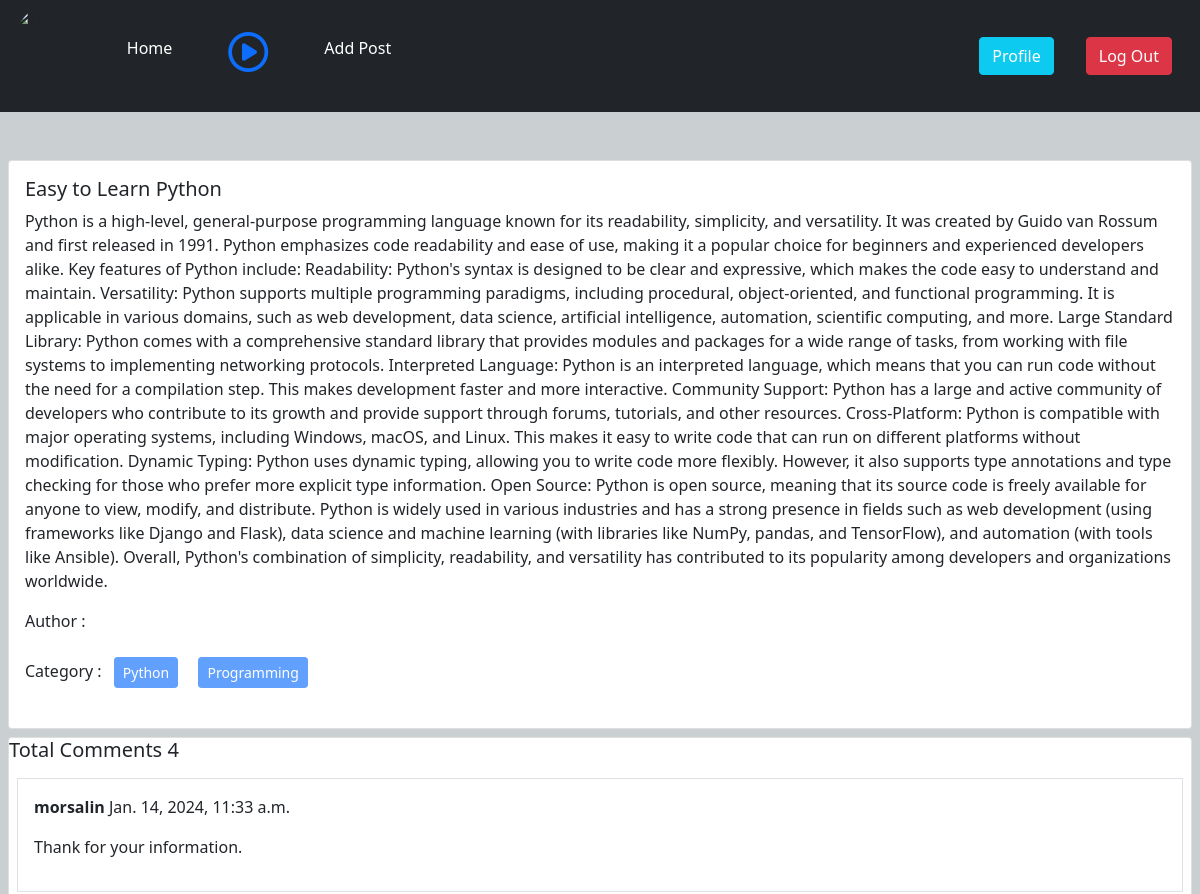
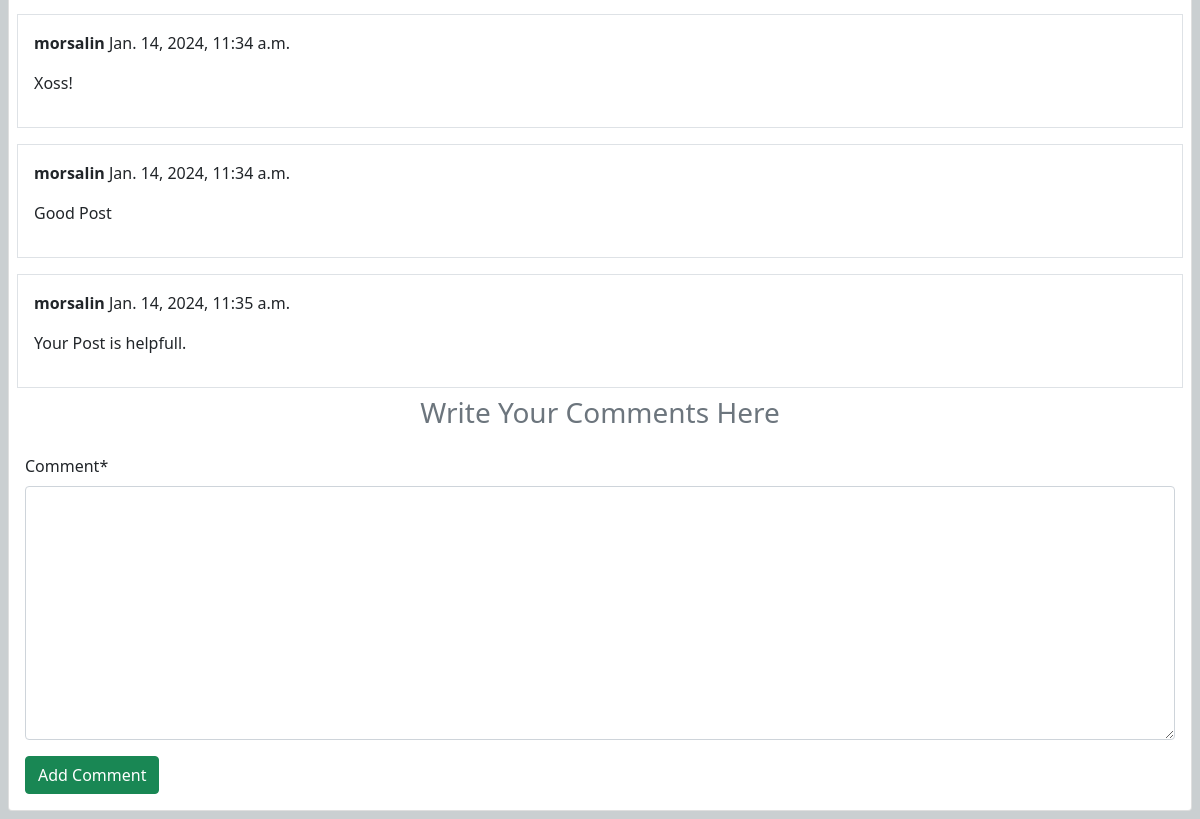
Page /post/details_post/8 (signed in) on the earlier database version (2 pictures, top to bottom).
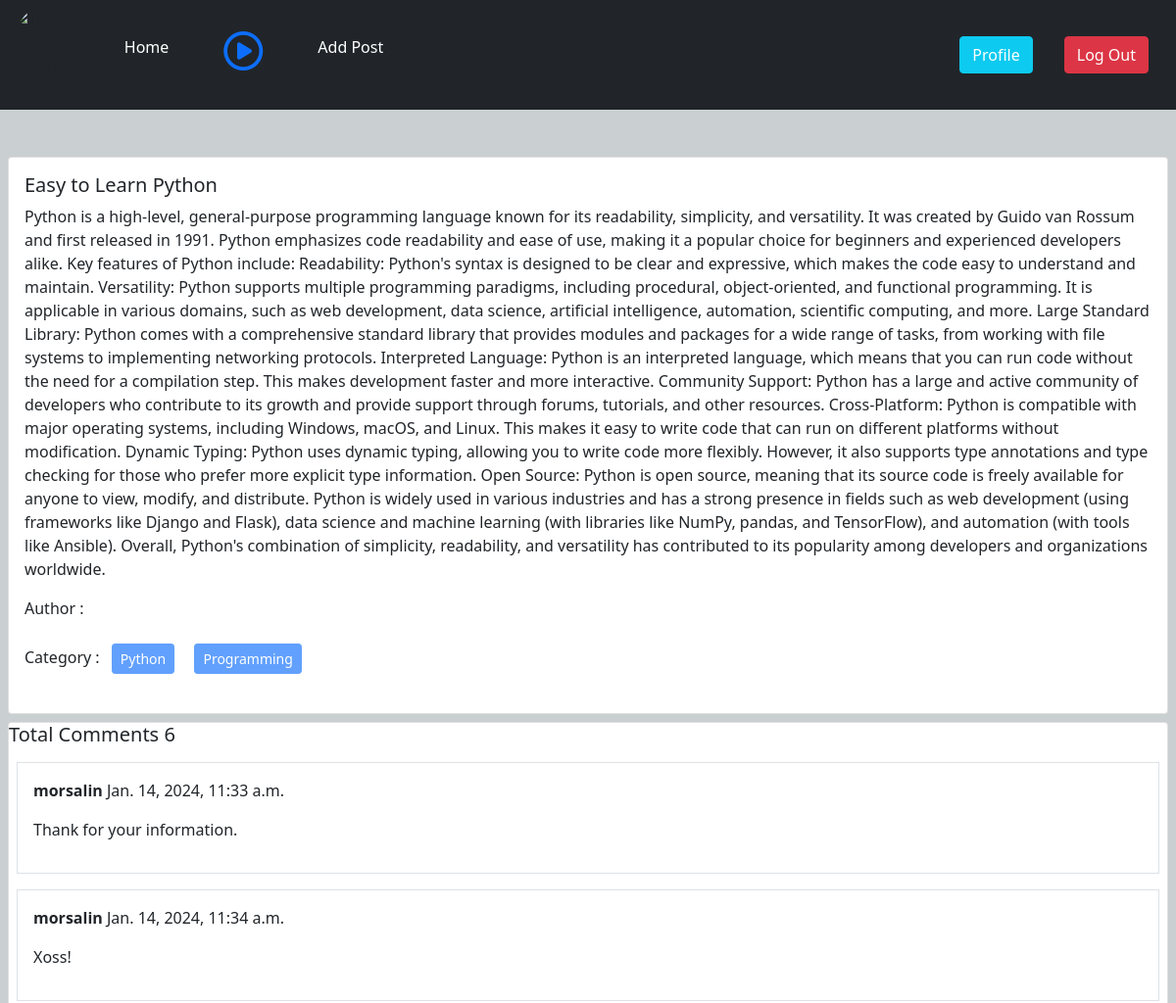
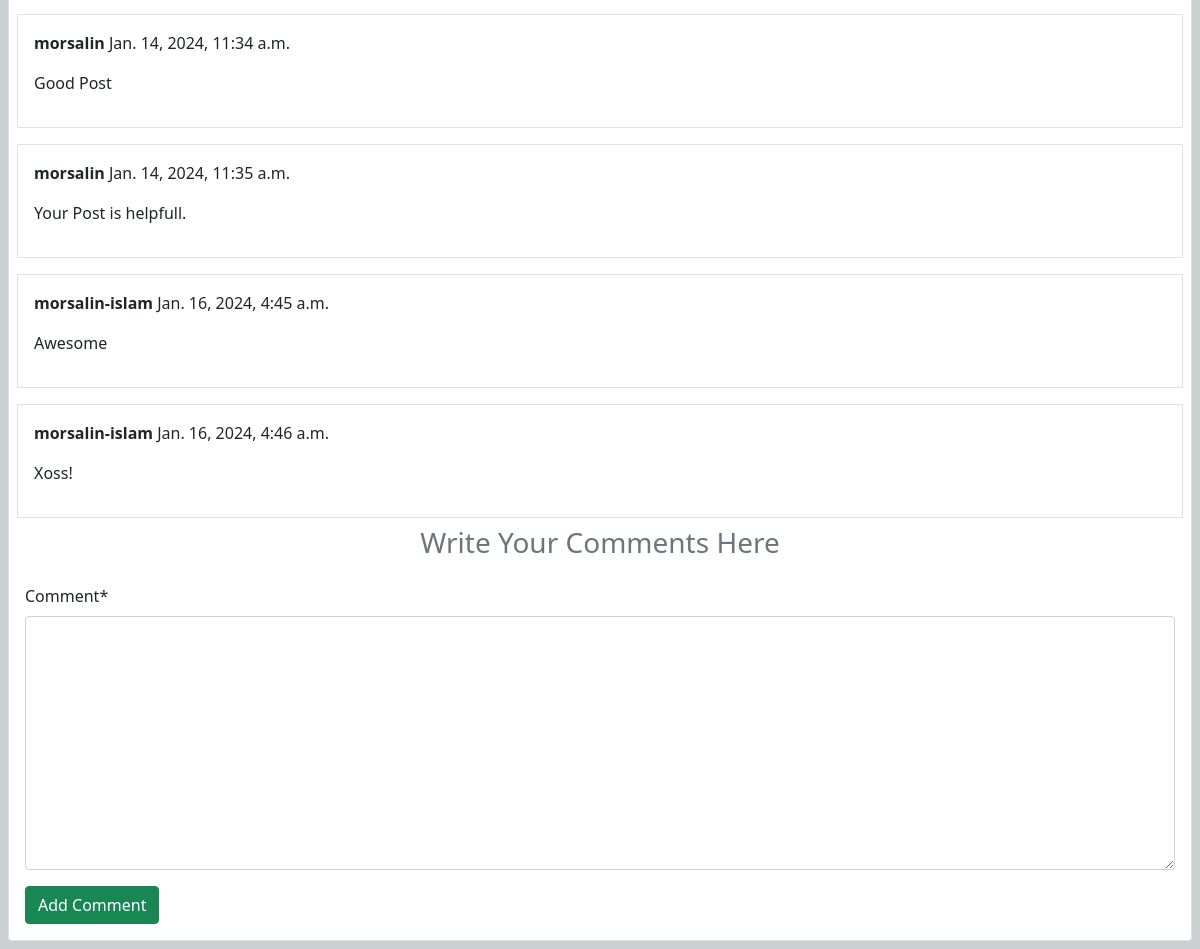
Same page on the later database version (2 pictures, top to bottom).
### categories/models.py (models this page shows, shortened)
class Category(models.Model):
    name = models.CharField(max_length = 70)
    slug = models.SlugField(max_length = 1000, null = True, blank = True, unique = True)

### post/models.py (models this page shows, shortened)
class Comment(models.Model):
    post = models.ForeignKey(Post, on_delete = models.CASCADE, related_name  = 'comments') # we can access title, content etc through related name
    name = models.CharField(max_length = 50)
    body = models.TextField(verbose_name = 'comment')
    comments_time = models.DateTimeField(auto_now_add = True) # jokhon kau ekjon comment korba sei time captue hoiba

### post/views.py (the view, shortened to what this page needs)
# urls.py: path("details_post/<int:id>", views.Details.as_view(), name='post_details'),
@method_decorator(login_required, name = 'dispatch')
class Details(DetailView):
    model = Post
    template_name = 'post_details.html'
    pk_url_kwarg = 'id'
    def get_context_data(self, **kwargs):
        context = super().get_context_data(**kwargs)
        post = self.object #  specific primary key dia sei model er ekta object asba
        Form = CommentsForm
        comments = post.comments.all # comments is related name of Comment model
        context['commentForm'] = Form
        context['comments'] = comments
        return context

### post/templates/post_details.html (shortened to what this page needs)
{% extends "base.html" %}
{% block content %}
<div class="col-12 m-auto mt-5">
    <div class="card m-2">
      <div class="card-body">
        <h5 class="card-title">{{post.title}}</h5>
        <p class="card-text">{{post.content}}</p>
        <p>Author : {{post.author.first_name}} {{post.author.last_name}}</p>
        <p>
          Category : {% for cat in post.category.all %}
          <button class="btn btn-primary btn-sm m-2" disabled >{{cat.name}} </button>
          {% endfor %}
        </p>
      </div>
    </div>
  </div>
{% load crispy_forms_tags %}
<div class='card m-2'>
  <h5>Total Comments {{comments | length}}</h5>
  {% for comment in comments %}
      <div class = 'card-body border m-2'>
        <p><b>{{comment.name}}</b> {{comment.comments_time}}</p>
        <p>{{comment.body}}</p>
      </div>
  {% endfor %}
  <h3 class = 'text-secondary text-center'>Write Your Comments Here</h3>
  <div class="card-body">
    <form method = "POST">
      {{commentForm | crispy}}
      <input class = 'btn btn-success' type="submit" value="Add Comment">
    </form>
  </div>
</div>
{% endblock content %}

Differences in the rows shown:
added Comment: name "morsalin-islam", comments_time "Jan. 16, 2024, 4:45 a.m.", body "Awesome"
added Comment: name "morsalin-islam", comments_time "Jan. 16, 2024, 4:46 a.m.", body "Xoss!"
Other differences:
{{ comments | length }}: "4" → "6"
